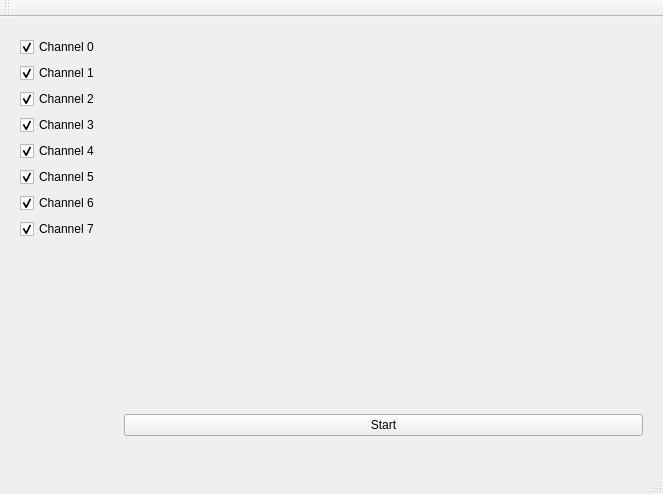
<?xml version="1.0" encoding="UTF-8"?>
<ui version="4.0">
 <class>MainWindow</class>
 <widget class="QMainWindow" name="MainWindow">
  <property name="geometry">
   <rect>
    <x>0</x>
    <y>0</y>
    <width>663</width>
    <height>494</height>
   </rect>
  </property>
  <property name="windowTitle">
   <string>MainWindow</string>
  </property>
  <widget class="QWidget" name="centralWidget">
   <widget class="QWidget" name="">
    <property name="geometry">
     <rect>
      <x>9</x>
      <y>9</y>
      <width>98</width>
      <height>220</height>
     </rect>
    </property>
    <layout class="QVBoxLayout" name="verticalLayout">
     <property name="spacing">
      <number>6</number>
     </property>
     <property name="sizeConstraint">
      <enum>QLayout::SetFixedSize</enum>
     </property>
     <property name="rightMargin">
      <number>0</number>
     </property>
     <item>
      <widget class="QCheckBox" name="checkBoxCh0">
       <property name="text">
        <string>Channel 0</string>
       </property>
       <property name="checked">
        <bool>true</bool>
       </property>
      </widget>
     </item>
     <item>
      <widget class="QCheckBox" name="checkBoxCh1">
       <property name="text">
        <string>Channel 1</string>
       </property>
       <property name="checked">
        <bool>true</bool>
       </property>
      </widget>
     </item>
     <item>
      <widget class="QCheckBox" name="checkBoxCh2">
       <property name="text">
        <string>Channel 2</string>
       </property>
       <property name="checked">
        <bool>true</bool>
       </property>
      </widget>
     </item>
     <item>
      <widget class="QCheckBox" name="checkBoxCh3">
       <property name="text">
        <string>Channel 3</string>
       </property>
       <property name="checked">
        <bool>true</bool>
       </property>
      </widget>
     </item>
     <item>
      <widget class="QCheckBox" name="checkBoxCh4">
       <property name="text">
        <string>Channel 4</string>
       </property>
       <property name="checked">
        <bool>true</bool>
       </property>
      </widget>
     </item>
     <item>
      <widget class="QCheckBox" name="checkBoxCh5">
       <property name="text">
        <string>Channel 5</string>
       </property>
       <property name="checked">
        <bool>true</bool>
       </property>
      </widget>
     </item>
     <item>
      <widget class="QCheckBox" name="checkBoxCh6">
       <property name="text">
        <string>Channel 6</string>
       </property>
       <property name="checked">
        <bool>true</bool>
       </property>
      </widget>
     </item>
     <item>
      <widget class="QCheckBox" name="checkBoxCh7">
       <property name="text">
        <string>Channel 7</string>
       </property>
       <property name="checked">
        <bool>true</bool>
       </property>
      </widget>
     </item>
    </layout>
   </widget>
   <widget class="QWidget" name="">
    <property name="geometry">
     <rect>
      <x>113</x>
      <y>9</y>
      <width>541</width>
      <height>421</height>
     </rect>
    </property>
    <layout class="QVBoxLayout" name="verticalLayout_2" stretch="0,0">
     <property name="sizeConstraint">
      <enum>QLayout::SetMinimumSize</enum>
     </property>
     <item>
      <widget class="QCustomPlot" name="plot" native="true">
       <property name="minimumSize">
        <size>
         <width>250</width>
         <height>0</height>
        </size>
       </property>
       <zorder></zorder>
      </widget>
     </item>
     <item>
      <widget class="QPushButton" name="pushButton_2">
       <property name="text">
        <string>Start</string>
       </property>
      </widget>
     </item>
    </layout>
   </widget>
  </widget>
  <widget class="QMenuBar" name="menuBar">
   <property name="geometry">
    <rect>
     <x>0</x>
     <y>0</y>
     <width>663</width>
     <height>25</height>
    </rect>
   </property>
  </widget>
  <widget class="QToolBar" name="mainToolBar">
   <attribute name="toolBarArea">
    <enum>TopToolBarArea</enum>
   </attribute>
   <attribute name="toolBarBreak">
    <bool>false</bool>
   </attribute>
  </widget>
  <widget class="QStatusBar" name="statusBar"/>
 </widget>
 <layoutdefault spacing="6" margin="11"/>
 <customwidgets>
  <customwidget>
   <class>QCustomPlot</class>
   <extends>QWidget</extends>
   <header>qcustomplot.h</header>
   <container>1</container>
  </customwidget>
 </customwidgets>
 <resources/>
 <connections/>
</ui>
